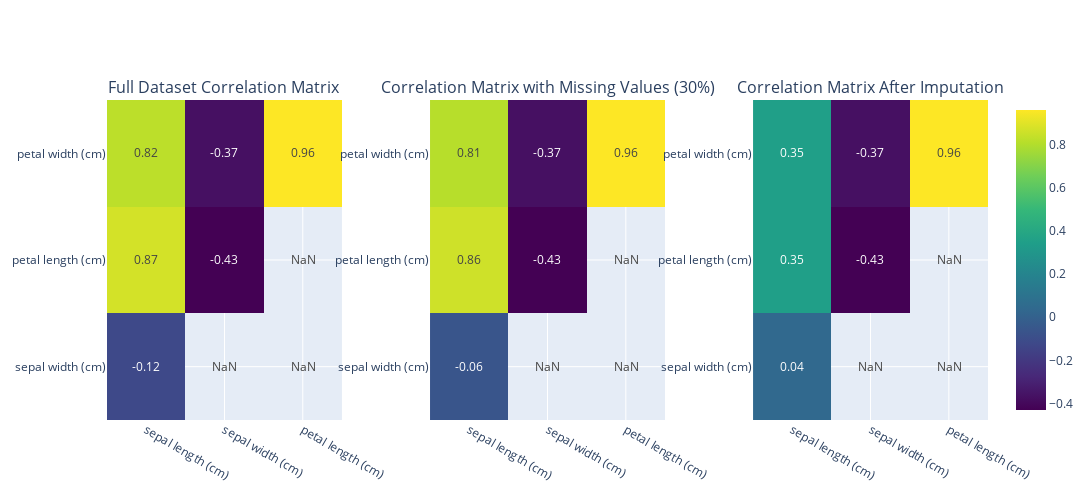
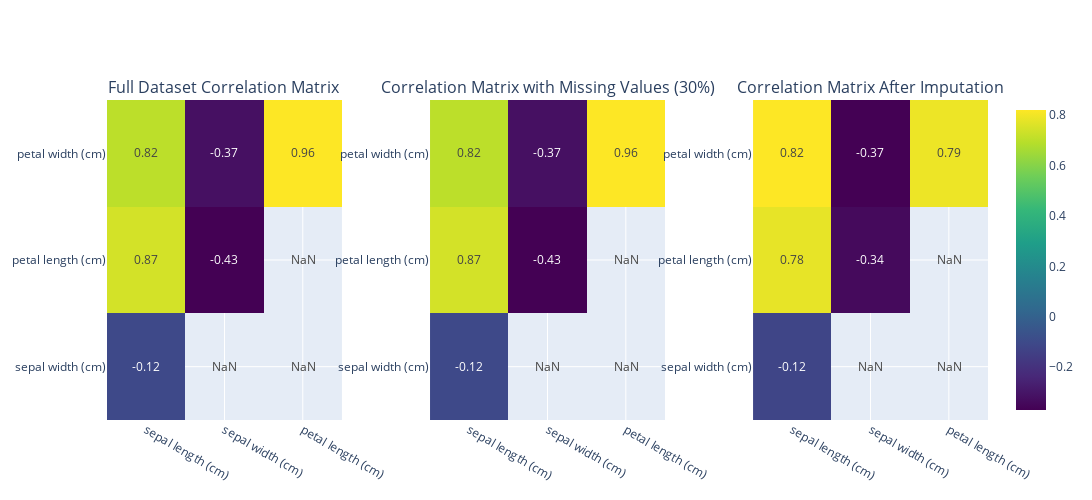

These figures' notebook cell, in order:
### Markdown cell above
## Different Columns

### Code cell
missing_lst = ['sepal length (cm)', 'petal length (cm)']

for missing_col in missing_lst: 
    df_missing = introduce_missingness_in_column(df, missing_col, missing_rate=0.3)

    missing_indices = df_missing[missing_col].isna()
    df_imputed = df_missing.copy()

    # put in random values sampled from a normal curve with same stats as original
    df_imputed.loc[missing_indices, missing_col] = np.random.randn(missing_indices.sum()) * std_val + mean_val

    plot_better_heatmap_subplots([df, df_missing, df_imputed],["Full Dataset Correlation Matrix", "Correlation Matrix with Missing Values (30%)",  "Correlation Matrix After Imputation"])

### Figure 1 — Plotly figure (JSON) as saved in the notebook; plotly's stock layout.template omitted (floating-point values rounded to 4 significant figures)
{"data": [{"colorscale": [[0, "#440154"], [0.1111, "#482878"], [0.2222, "#3e4989"], [0.3333, "#31688e"], [0.4444, "#26828e"], [0.5556, "#1f9e89"], [0.6667, "#35b779"], [0.7778, "#6ece58"], [0.8889, "#b5de2b"], [1, "#fde725"]], "showscale": false, "text": [[-0.12, NaN, NaN], [0.87, -0.43, NaN], [0.82, -0.37, 0.96]], "texttemplate": "%{text:.2f}", "type": "heatmap", "x": ["sepal length (cm)", "sepal width (cm)", "petal length (cm)"], "xaxis": "x", "y": ["sepal width (cm)", "petal length (cm)", "petal width (cm)"], "yaxis": "y", "z": [[-0.12, NaN, NaN], [0.87, -0.43, NaN], [0.82, -0.37, 0.96]]}, {"colorscale": [[0, "#440154"], [0.1111, "#482878"], [0.2222, "#3e4989"], [0.3333, "#31688e"], [0.4444, "#26828e"], [0.5556, "#1f9e89"], [0.6667, "#35b779"], [0.7778, "#6ece58"], [0.8889, "#b5de2b"], [1, "#fde725"]], "showscale": false, "text": [[-0.06, NaN, NaN], [0.86, -0.43, NaN], [0.81, -0.37, 0.96]], "texttemplate": "%{text:.2f}", "type": "heatmap", "x": ["sepal length (cm)", "sepal width (cm)", "petal length (cm)"], "xaxis": "x2", "y": ["sepal width (cm)", "petal length (cm)", "petal width (cm)"], "yaxis": "y2", "z": [[-0.06, NaN, NaN], [0.86, -0.43, NaN], [0.81, -0.37, 0.96]]}, {"colorscale": [[0, "#440154"], [0.1111, "#482878"], [0.2222, "#3e4989"], [0.3333, "#31688e"], [0.4444, "#26828e"], [0.5556, "#1f9e89"], [0.6667, "#35b779"], [0.7778, "#6ece58"], [0.8889, "#b5de2b"], [1, "#fde725"]], "showscale": true, "text": [[0.04, NaN, NaN], [0.35, -0.43, NaN], [0.35, -0.37, 0.96]], "texttemplate": "%{text:.2f}", "type": "heatmap", "x": ["sepal length (cm)", "sepal width (cm)", "petal length (cm)"], "xaxis": "x3", "y": ["sepal width (cm)", "petal length (cm)", "petal width (cm)"], "yaxis": "y3", "z": [[0.04, NaN, NaN], [0.35, -0.43, NaN], [0.35, -0.37, 0.96]]}], "layout": {"annotations": [{"font": {"size": 16}, "showarrow": false, "text": "Full Dataset Correlation Matrix", "x": 0.1333, "xanchor": "center", "xref": "paper", "y": 1, "yanchor": "bottom", "yref": "paper"}, {"font": {"size": 16}, "showarrow": false, "text": "Correlation Matrix with Missing Values (30%)", "x": 0.5, "xanchor": "center", "xref": "paper", "y": 1, "yanchor": "bottom", "yref": "paper"}, {"font": {"size": 16}, "showarrow": false, "text": "Correlation Matrix After Imputation", "x": 0.8667, "xanchor": "center", "xref": "paper", "y": 1, "yanchor": "bottom", "yref": "paper"}], "height": 500, "showlegend": false, "width": 1500, "xaxis": {"anchor": "y", "domain": [0, 0.2667]}, "xaxis2": {"anchor": "y2", "domain": [0.3667, 0.6333]}, "xaxis3": {"anchor": "y3", "domain": [0.7333, 1]}, "yaxis": {"anchor": "x", "domain": [0, 1]}, "yaxis2": {"anchor": "x2", "domain": [0, 1]}, "yaxis3": {"anchor": "x3", "domain": [0, 1]}}}

### Figure 2 — Plotly figure (JSON) as saved in the notebook; plotly's stock layout.template omitted (floating-point values rounded to 4 significant figures)
{"data": [{"colorscale": [[0, "#440154"], [0.1111, "#482878"], [0.2222, "#3e4989"], [0.3333, "#31688e"], [0.4444, "#26828e"], [0.5556, "#1f9e89"], [0.6667, "#35b779"], [0.7778, "#6ece58"], [0.8889, "#b5de2b"], [1, "#fde725"]], "showscale": false, "text": [[-0.12, NaN, NaN], [0.87, -0.43, NaN], [0.82, -0.37, 0.96]], "texttemplate": "%{text:.2f}", "type": "heatmap", "x": ["sepal length (cm)", "sepal width (cm)", "petal length (cm)"], "xaxis": "x", "y": ["sepal width (cm)", "petal length (cm)", "petal width (cm)"], "yaxis": "y", "z": [[-0.12, NaN, NaN], [0.87, -0.43, NaN], [0.82, -0.37, 0.96]]}, {"colorscale": [[0, "#440154"], [0.1111, "#482878"], [0.2222, "#3e4989"], [0.3333, "#31688e"], [0.4444, "#26828e"], [0.5556, "#1f9e89"], [0.6667, "#35b779"], [0.7778, "#6ece58"], [0.8889, "#b5de2b"], [1, "#fde725"]], "showscale": false, "text": [[-0.12, NaN, NaN], [0.87, -0.43, NaN], [0.82, -0.37, 0.96]], "texttemplate": "%{text:.2f}", "type": "heatmap", "x": ["sepal length (cm)", "sepal width (cm)", "petal length (cm)"], "xaxis": "x2", "y": ["sepal width (cm)", "petal length (cm)", "petal width (cm)"], "yaxis": "y2", "z": [[-0.12, NaN, NaN], [0.87, -0.43, NaN], [0.82, -0.37, 0.96]]}, {"colorscale": [[0, "#440154"], [0.1111, "#482878"], [0.2222, "#3e4989"], [0.3333, "#31688e"], [0.4444, "#26828e"], [0.5556, "#1f9e89"], [0.6667, "#35b779"], [0.7778, "#6ece58"], [0.8889, "#b5de2b"], [1, "#fde725"]], "showscale": true, "text": [[-0.12, NaN, NaN], [0.78, -0.34, NaN], [0.82, -0.37, 0.79]], "texttemplate": "%{text:.2f}", "type": "heatmap", "x": ["sepal length (cm)", "sepal width (cm)", "petal length (cm)"], "xaxis": "x3", "y": ["sepal width (cm)", "petal length (cm)", "petal width (cm)"], "yaxis": "y3", "z": [[-0.12, NaN, NaN], [0.78, -0.34, NaN], [0.82, -0.37, 0.79]]}], "layout": {"annotations": [{"font": {"size": 16}, "showarrow": false, "text": "Full Dataset Correlation Matrix", "x": 0.1333, "xanchor": "center", "xref": "paper", "y": 1, "yanchor": "bottom", "yref": "paper"}, {"font": {"size": 16}, "showarrow": false, "text": "Correlation Matrix with Missing Values (30%)", "x": 0.5, "xanchor": "center", "xref": "paper", "y": 1, "yanchor": "bottom", "yref": "paper"}, {"font": {"size": 16}, "showarrow": false, "text": "Correlation Matrix After Imputation", "x": 0.8667, "xanchor": "center", "xref": "paper", "y": 1, "yanchor": "bottom", "yref": "paper"}], "height": 500, "showlegend": false, "width": 1500, "xaxis": {"anchor": "y", "domain": [0, 0.2667]}, "xaxis2": {"anchor": "y2", "domain": [0.3667, 0.6333]}, "xaxis3": {"anchor": "y3", "domain": [0.7333, 1]}, "yaxis": {"anchor": "x", "domain": [0, 1]}, "yaxis2": {"anchor": "x2", "domain": [0, 1]}, "yaxis3": {"anchor": "x3", "domain": [0, 1]}}}
